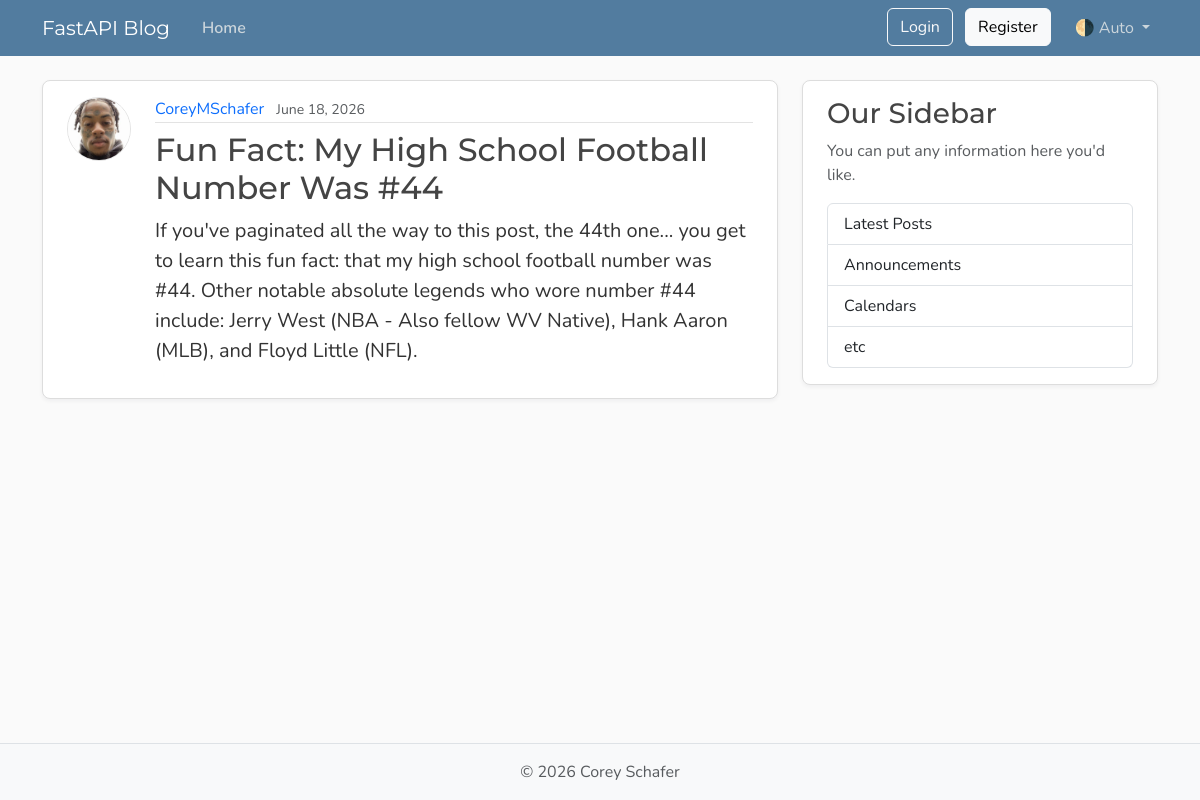
Before: /posts/1 with the older database file.
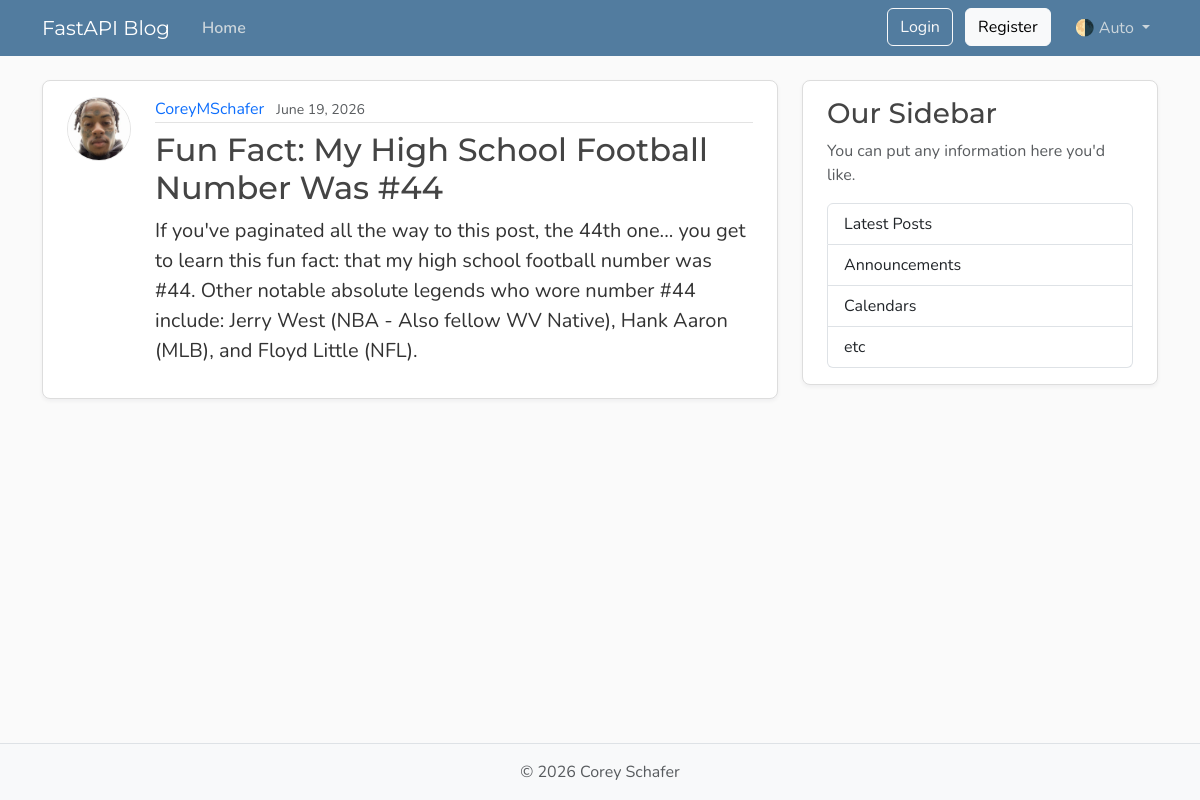
After: the same page with the newer database file.
### models.py (models this page shows)
class Post(Base):
    __tablename__ = "posts"
    id: Mapped[int] = mapped_column(Integer, primary_key=True, index=True)
    title: Mapped[str] = mapped_column(String(100), nullable=False)
    content: Mapped[str] = mapped_column(Text, nullable=False)
    user_id: Mapped[int] = mapped_column(
        ForeignKey("users.id"),
        nullable=False,
        index=True
    )
    date_posted: Mapped[datetime] = mapped_column(
        DateTime(timezone=True),
        default=lambda: datetime.now(UTC),
    )
    author: Mapped[User] = relationship(back_populates="posts")

### main.py (the view)
@app.get("/posts/{post_id}", include_in_schema=False)
async def post_page(request: Request, post_id: int, db: Annotated[AsyncSession, Depends(get_db)]):
    result = await db.execute(
        select(models.Post)
        .options(selectinload(models.Post.author))
        .where(models.Post.id == post_id)
    )
    post = result.scalars().first()
    if post:
        title = post.title[:50]
        return templates.TemplateResponse(
            request,
            "post.html",
            {"post": post, "title": title},
        )
    raise HTTPException(status.HTTP_404_NOT_FOUND, detail=f"post with {post_id=} not found")

### templates/post.html (shortened to what this page needs)
{% extends "layout.html" %}
{% block content %}
    <article class="content-section py-3 px-4 mb-4">
        <div class="d-flex align-items-start gap-4">
            <img class="rounded-circle article-img flex-shrink-0"
                 src="{{ post.author.image_path }}"
                 alt="{{ post.author.username }}'s profile picture"
                 width="64"
                 height="64"
                 loading="lazy">
            <div class="flex-grow-1">
                <div class="article-metadata mb-2">
                    <a class="me-2"
                       href="{{ url_for("user_posts", user_id=post.author.id) }}">{{ post.author.username }}</a>
                    <small class="text-body-secondary">{{ post.date_posted.strftime("%B %d, %Y") }}</small>
                </div>
                <h2 class="article-title">{{ post.title }}</h2>
                <p class="article-content">{{ post.content }}</p>
            </div>
        </div>
    </article>
{% endblock content %}

Changed rows visible on the page:
changed Post "Fun Fact: My High School Football Number Was #44": date_posted "June 18, 2026" → "June 19, 2026"
